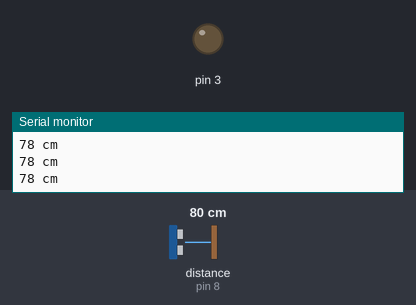
A sketch run on a simulated Arduino Uno, built with avr-gcc and run on an emulated ATmega328P. On the bench: output pins drawn as LEDs (lit = HIGH), the last lines printed to the serial monitor. Wiring (inferred from the names in the program): ultrasonic range finder: trigger pin 9; echo pin 8. The inputs (shaded band) are chosen by the test bench; at power-on: distance to the obstacle (sensor on pin 8) 80 cm. The echo pulse lasts 58.3 µs per cm; pins used as bus, display or sensor lines are not drawn.

Above: at 1.2 s.
1.3 s: distance to the obstacle (sensor on pin 8) set to 7 cm
2.8 s: distance to the obstacle (sensor on pin 8) set to 4 cm
At 3.5 s:
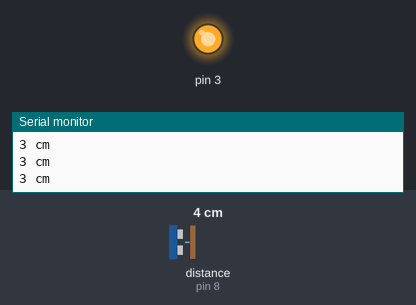
4.4 s: distance to the obstacle (sensor on pin 8) set to 9 cm
At 5.2 s:
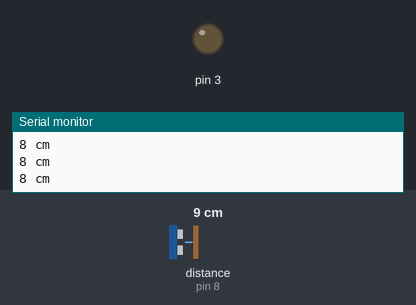
6.1 s: distance to the obstacle (sensor on pin 8) set to 2 cm
At 7.1 s:
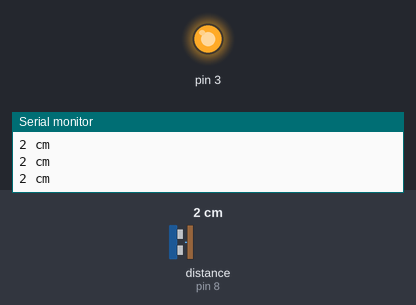
Timing chart, 0 to 8.7 s (numbered marks = the images above; inputs shaded):
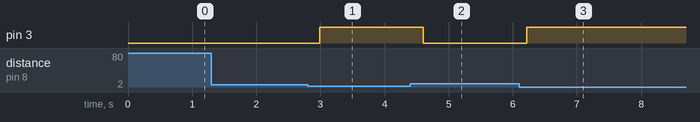

The sketch:

sketch_dec15a.ino
```cpp
int trigPin = 9, echoPin = 8;
int distance,duration;

void setup() {
    Serial.begin(9600);
  pinMode(trigPin, OUTPUT);
  pinMode(echoPin, INPUT);
  pinMode(3, OUTPUT);
}

void loop() {
    digitalWrite(trigPin,HIGH);
    delayMicroseconds(10);
    digitalWrite(trigPin,LOW);
    duration = pulseIn(echoPin,HIGH);
    distance = (duration*0.034/2);
    Serial.print(distance);
    Serial.println(" cm ");
    delay(100);
    if(distance < 5){
    digitalWrite(3,HIGH);
    }
    else{
    digitalWrite(3,LOW);

    }

    }
```

Measured:
- the behaviour switches between 6 and 5 cm on distance to the obstacle (sensor on pin 8) (found by bisection; images 0 and 1)
- after the input at 2.8 s, pin 3: LOW → HIGH after 0.19 s
- after the input at 4.4 s, pin 3: HIGH → LOW after 0.20 s
- after the input at 6.1 s, pin 3: LOW → HIGH after 0.12 s
